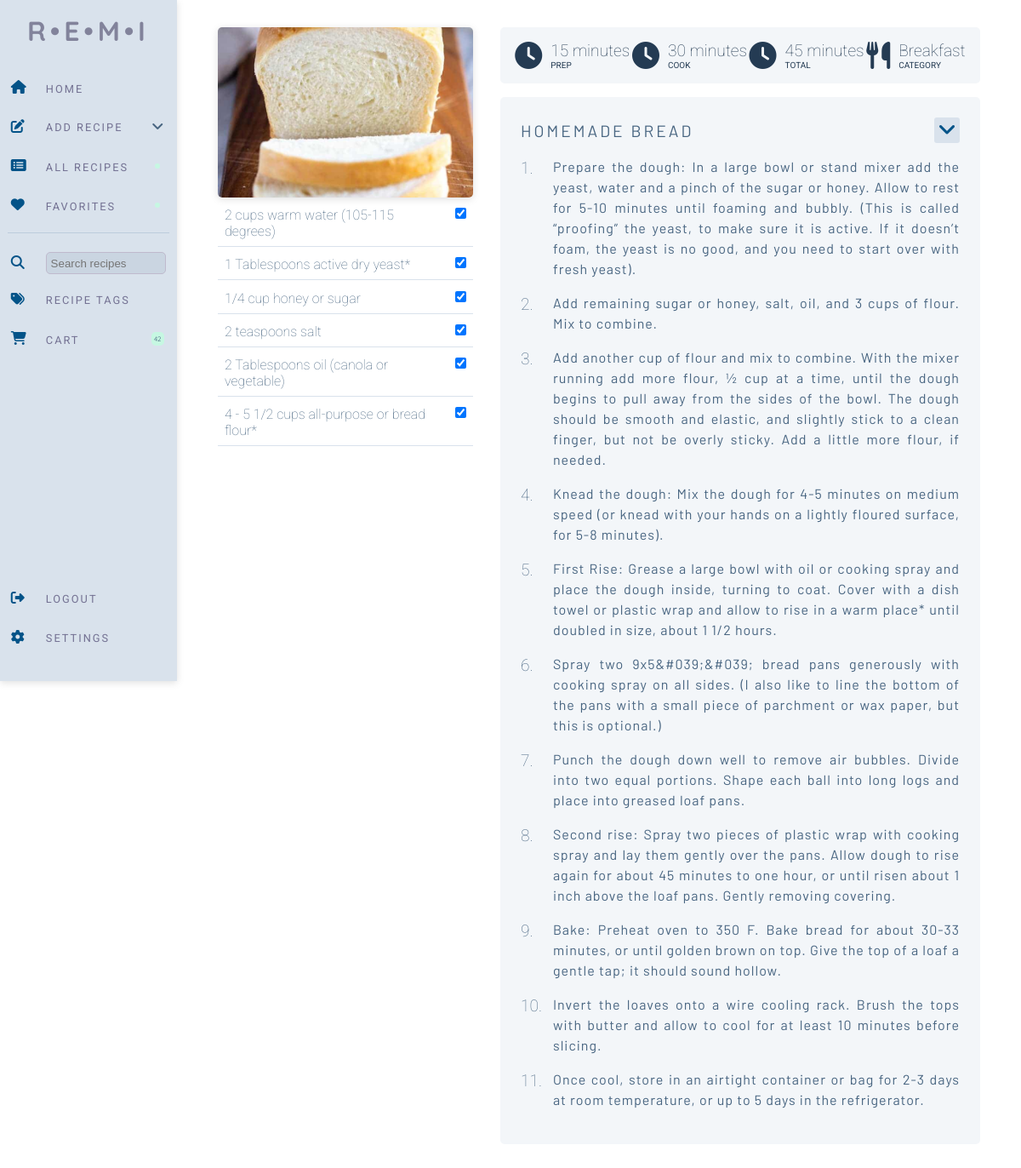
The page /random_recipe (signed in) on the database its author committed.
### website/models.py (models this page shows)
class Recipe(db.Model):
    id = db.Column(db.Integer, primary_key=True)
    uuid = db.Column(db.Integer, primary_key=False)
    username = db.Column(db.Integer, db.ForeignKey('user.id'))
    recipe_name = db.Column(db.String(200))
    prep_time = db.Column(db.Integer, primary_key=False)
    cook_time = db.Column(db.Integer, primary_key=False)
    total_time = db.Column(db.Integer, primary_key=False)
    ingredients = db.Column(db.String())
    servings = db.Column(db.String())
    ingredients_quantity = db.Column(db.String())
    ingredients_measurement = db.Column(db.String())
    instructions = db.Column(db.String())
    instructions_json = db.Column(db.String())
    original_url = db.Column(db.String())
    date_parsed = db.Column(db.String())
    image = db.Column(db.String())
    favorite = db.Column(db.Boolean, default=False)
    category = db.Column(db.String())
    ingredient_list = db.relationship('Ingredients')
    tags = db.relationship('Tag', secondary=recipe_tag, backref='recipe')

class Ingredients(db.Model):
    id = db.Column(db.Integer, primary_key=True)
    uuid = db.Column(db.Integer, primary_key=False)
    recipe = db.Column(db.Integer, db.ForeignKey('recipe.uuid'))
    ingredient = db.Column(db.String())
    ing_type = db.Column(db.String(), default="misc")
    ing_display = db.Column(db.String(), default="Misc.")

### website/views.py (the view, shortened to what this page needs)
@views.route('/random_recipe', methods=['POST', 'GET'])
@login_required
def random_recipe():
    shopping_list = ShoppingList.query.count()
    recipe = Recipe.query.filter_by(username=current_user.id).group_by(func.random()).first()
    ingredients = Ingredients.query.filter_by(uuid=recipe.uuid).all()
    instructions_json = json.loads(recipe.instructions_json)
    return render_template("view_recipe.html", recipe=recipe, ingredients=ingredients, user=current_user,
                           shopping_list=shopping_list, view_id=recipe.uuid, instructions_json=instructions_json)

### website/__init__.py (called while the page is built)
def create_app():
    app = Flask(__name__)
    app.config['SECRET_KEY'] = 'sdf897sdf987'
    app.config['SQLALCHEMY_DATABASE_URI'] = f'sqlite:///{DB_NAME}'
    db.init_app(app)
    migrate.init_app(app, db)
    from .views import views
    from .auth import auth
    app.register_blueprint(views, url_prefix='/')
    app.register_blueprint(auth, url_prefix='/')
    from .models import User, Recipe
    with app.app_context():
        db.create_all()
    login_manager = LoginManager()
    login_manager.login_view = 'auth.login'
    login_manager.init_app(app)
    @login_manager.user_loader
    def load_user(id):
        return User.query.get(int(id))
    return app

### website/templates/view_recipe.html (shortened to what this page needs)
{% extends "base.html" %}  {% block content %}
<form method="POST">
<div class="view-recipe">
  <div class="ingredient-list">
    <img
    class="instruction-img"
    src="{{ url_for('static', filename=recipe.image) }}"
  />
    {% for ingredient in ingredients %}
    <div class="ingredient-wrapper">
      <div class="ingredient">
        {{ ingredient.ingredient }}<input
      </div>
      <div class="ingredient-check">
        <input
          type="checkbox"
          value="{{ ingredient.ingredient }}"
          id="ingredients"
          name="ingredients"
          checked
        />
      </div>
    </div>
    {% endfor %}
  </div>
  <div class="recipe-instructions">
    <div class="information-wrapper">
          <div class="recipe-icons">
            <i class="fa-solid fa-clock fa-2x"></i>
            <p>{{ recipe.prep_time }}</p>
            <span class="stat-title">Prep</span>
          </div>
          <div class="recipe-icons">
            <i class="fa-solid fa-clock fa-2x"></i>
            <p>{{ recipe.cook_time }}</p>
            <span class="stat-title">Cook</span>
          </div>
          <div class="recipe-icons">
            <i class="fa-solid fa-clock fa-2x"></i>
            <p>{{ recipe.total_time }}</p>
            <span class="stat-title">Total</span>
          </div>
          <div class="recipe-icons">
            <i class="fa-solid fa-utensils fa-2x"></i>
            <p>{{ recipe.category }}</p>
            <span class="stat-title">Category</span>
          </div>
    </div>
    <div class="recipe-grid-wrapper">
      <div class="recipe-menu-wrapper">
        <div class="recipe-title">{{ recipe.recipe_name }}</div>
        <div class="recipe-dropdown">
          <div class="recipe-menu" onclick="menutoggle()">
            <i class="fa-solid fa-angle-down fa-xl"></i>
          </div>
        </div>
      </div>
      {% for key,value in instructions_json.items() %}
      <div class="counter"><span class="number">{{ loop.index }}.</span></div>
      <div class="step">{{ value }}</div>
      {% endfor %}
    </div>
  </div>
</div>
</form>
{% endblock %}

### website/static/test.css (style rules this page uses)
* { margin: 0; padding: 0; box-sizing: border-box; }
body { position: relative; }
:root { --nav-background: #D9E2EC; --main-background: white; --logo-color: rgba(49, 41, 77, 0.512); --nav-items-color: #486581; --nav-icon-color: #035388; --nav-items-hover: #BCCCDC; --nav-text-color: rgba(68, 60, 104, 0.678); --search-input-color: #c1cdda92; --pill-background: #C6F7E2; --recipe-card-background: #F0F4F8; --primary-button: #035388; --secondary-button: #D9E2EC; --recipe-tag-background: #f0f4f8e5; --instructions-background: #f0f4f8c7; --modal-delete: #AB091E; }
.view-recipe { display: grid; grid-template-columns: 300px 1fr; gap: 2rem; margin: 2rem; margin-left: 3rem; margin-right: 3rem; }
.ingredient-list { display: flex; gap: .2rem; flex-direction: column; }
.ingredient-wrapper { display: grid; grid-template-columns: 1fr auto; border-bottom: 1px solid; border-color: #D9E2EC; }
.ingredient { font-family: 'Roboto', sans-serif; color: var(--nav-items-color); font-weight: 100; padding: .5rem; }
.ingredient-check { padding: .5rem; }
.recipe-instructions { display: flex; flex-direction: column; gap: 1rem; }
.recipe-grid-wrapper { background-color: var(--instructions-background); border-radius: 5px; padding: 1.5rem; display: grid; grid-template-columns: auto 1fr; grid-auto-flow: row; }
.instruction-img { width: 100%; height: 200px; object-fit: cover; border-radius: 5px; box-shadow: rgba(99, 99, 99, 0.2) 0px 2px 8px 0px; }
.recipe-menu-wrapper { display: grid; grid-template-columns: 1fr auto; gap: .5rem; width: 100%; grid-column: 1 / span 2; align-items:center; justify-content: end; margin-bottom: 1rem; position: relative; }
.recipe-menu { background-color: var(--nav-background); color: var(--nav-icon-color); border-radius: 3px; width: 30px; height: 30px; display: grid; align-items: center; justify-content: center; }
.recipe-title { font-family: 'Barlow', sans-serif; text-transform: uppercase; letter-spacing: 3px; font-size: 1.2rem; color: var(--nav-items-color); }
.counter { padding: 0; font-family: 'Roboto', sans-serif; color: var(--nav-items-color); font-size: 1.2rem; font-weight: 100; margin-right: .8rem; margin-top: 2px; }
.step { padding: 0; font-family: 'Barlow', sans-serif; color: var(--nav-items-color); letter-spacing: 1px; margin-bottom: 1rem; text-align: justify; line-height: 1.5; }
.information-wrapper { margin-top: 0; padding: 1rem; display: flex; background-color: #f3f6f9; border-radius: 5px; justify-content: space-around; }
.stat-title { grid-column-start: 2; }
.recipe-icons { color: #243B53; display: grid; grid-template-columns: auto 1fr; grid-auto-flow: row; align-items: center; justify-content: center; }
.recipe-icons i { grid-row: 1 / span 2; margin-right: 10px; }
.recipe-icons p { font-family: 'Roboto', sans-serif; font-size: 1.2rem; font-weight: 100; }
.recipe-icons span { font-family: 'Roboto', sans-serif; text-transform: uppercase; font-size: 10px; }

### rows shown on the page
Recipe: image (picture), prep_time "15 minutes", cook_time "30 minutes", total_time "45 minutes", category "Breakfast", recipe_name "HOMEMADE BREAD"
Ingredients: ingredient "2 cups warm water (105-115 degrees)"
Ingredients: ingredient "1 Tablespoons active dry yeast*"
Ingredients: ingredient "1/4 cup honey or sugar"
Ingredients: ingredient "2 teaspoons salt"
Ingredients: ingredient "2 Tablespoons oil (canola or vegetable)"
Ingredients: ingredient "4 - 5 1/2 cups all-purpose or bread flour*"

### other values the page prints
{{ shopping_list }} "42"
{{ value }} "Add remaining sugar or honey, salt, oil, and 3 cups of flour. Mix to combine." "Knead the dough: Mix the dough for 4-5 minutes on medium speed (or knead with your hands on a lightly floured surface, for 5-8 minutes)." "Spray two 9x5&#039;&#039; bread pans generously with cooking spray on all sides. (I also like to line the bottom of the pans with a small piece of parchment or wax paper, but this is optional.)" "Punch the dough down well to remove air bubbles. Divide into two equal portions. Shape each ball into long logs and place into greased loaf pans." "Bake: Preheat oven to 350 F. Bake bread for about 30-33 minutes, or until golden brown on top. Give the top of a loaf a gentle tap; it should sound hollow." "Invert the loaves onto a wire cooling rack. Brush the tops with butter and allow to cool for at least 10 minutes before slicing." "Once cool, store in an airtight container or bag for 2-3 days at room temperature, or up to 5 days in the refrigerator."
